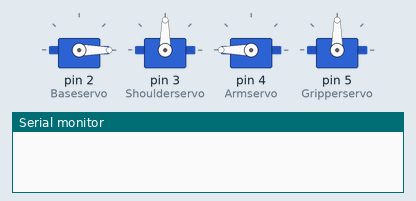
Recording of a sketch running on a simulated Arduino Uno, built with avr-gcc and run on an emulated ATmega328P. Shown: 4 × servo, the last lines printed to the serial monitor.

Above: at 0.1 s.
At 1.1 s:
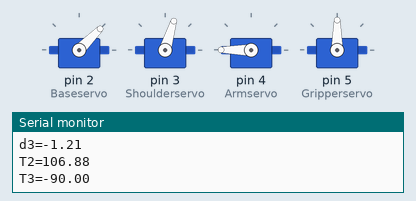
Timing chart, 0 to 2.6 s (numbered marks = the images above):
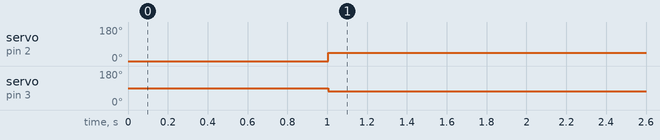

The sketch:

Sphrecial_RRP_Code_rev001.ino
```cpp
#include <Servo.h>

  Servo Baseservo; // Base (2)PWN
  Servo Shoulderservo; // Shoulder (3) PWN
  Servo Armservo; // Arm (4) PWN
  Servo Gripperservo; // gripper (5) PWN

// Inverse Kinematic Equations for RRP S. Robot

// Lenghts (ax)
float a1 = 4.2876; // This is Z height
float a2 = 1.1022; // This is the distance between Q1 and Q2
float a3 = 4.1483; // Distance between Q2 and End Effector

// Distance
//float d = 1.210;
float X = 3;
float Y = 3;
float Z = 3;

float T1;
float T2;
float d3;
float T3;
float ConvertD= 1.20;

// Starting values
/*
float T1 = 0;
float r1 = 0;
float r2 = 0;
float d3 = 0;
float T2 = 0;
*/
void setup()
{

Serial.begin(9600);
  Baseservo.attach(2,553,2450);
  Shoulderservo.attach(3,500,2500);
  Armservo.attach(4,553,2450);
  Gripperservo.attach(5,2400,2400);

  HomePosition();

  getInverseKinematics(X,Y,Z,a1,a2,a3);

  T3=ConvertToRotational(d3);
  Serial.print("T3=");
  Serial.println(T3);
}

void loop()
{

  //Baseservo.write(T1);
  //Shoulderservo.write(T2);
  //Armservo.write(T3);
  GoTOPosition();
}

void getInverseKinematics(float X03,float Y03, float Z03, float L1, float L2, float L3)
{
  // put your setup code here, to run once:
  Serial.begin(9600);
  delay(1000);
    // put your main code here, to run repeatedly:
// Equation 1
  T1 = atan2(Y03,X03)*180.0/PI;
  Serial.print("T1=");
  Serial.println(T1);

 // Equation 2
 float r1 = Z03-L1;
 Serial.print("r1=");
 Serial.println(r1);

 // Equation 3
 float r2 = sqrt(pow(X03,2)+pow(Y03,2));
 Serial.print("r2=");
 Serial.println(r2);

 // Equation 4
 // Note: ABS
 float d31 = (pow(r1,2));
 float d32 = (pow(r2,2));
  d3 = sqrt(abs(d31-d32))-L2-L3;
  Serial.print("d3=");
 Serial.println(d3);

 // Equation 5
 T2 = atan2(r2,r1)*180.0/PI;
 Serial.print("T2=");
 Serial.println(T2);

}


void openGripper()
{
  Gripperservo.write(180);
  delay(1000);
}
void closeGripper()
{
  Gripperservo.write(0);
  delay(1000);
}

int ConvertToRotational(float distance)

{
  float inc = ConvertD/90.0;
 return((int)(distance/inc));

}
void HomePosition()
{
  Baseservo.write(0);
  Shoulderservo.write(90);
  Armservo.write(180);
  }

void GoTOPosition()
{
  Baseservo.write(T1);
  Shoulderservo.write(180-T2);
  Armservo.write(180-T3);
}
```

Measured:
- by itself, servo on pin 2 (Baseservo): 0° → 45° at 1.0 s
- by itself, servo on pin 3 (Shoulderservo): 90° → 73° at 1.0 s
